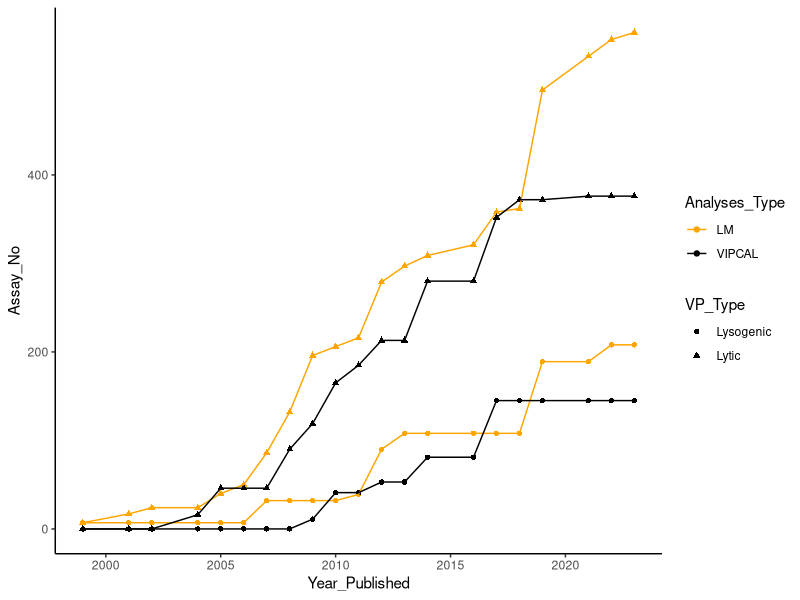
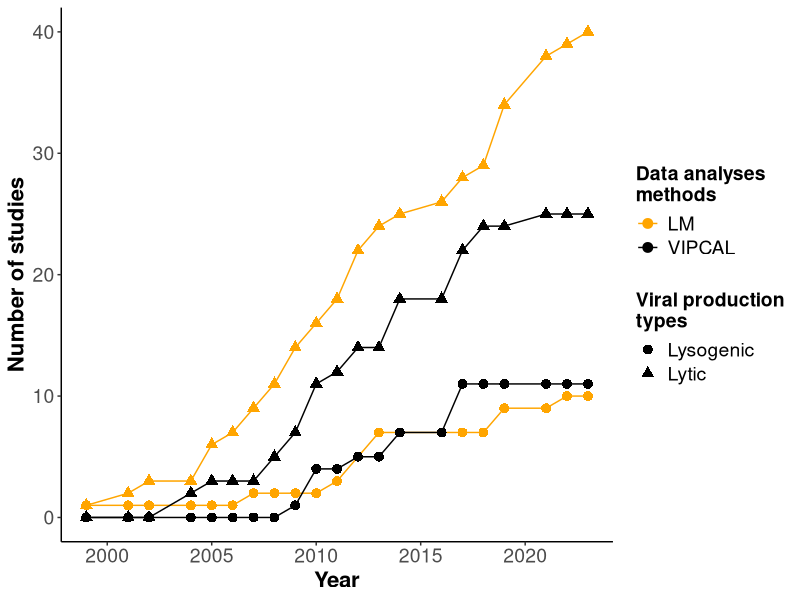
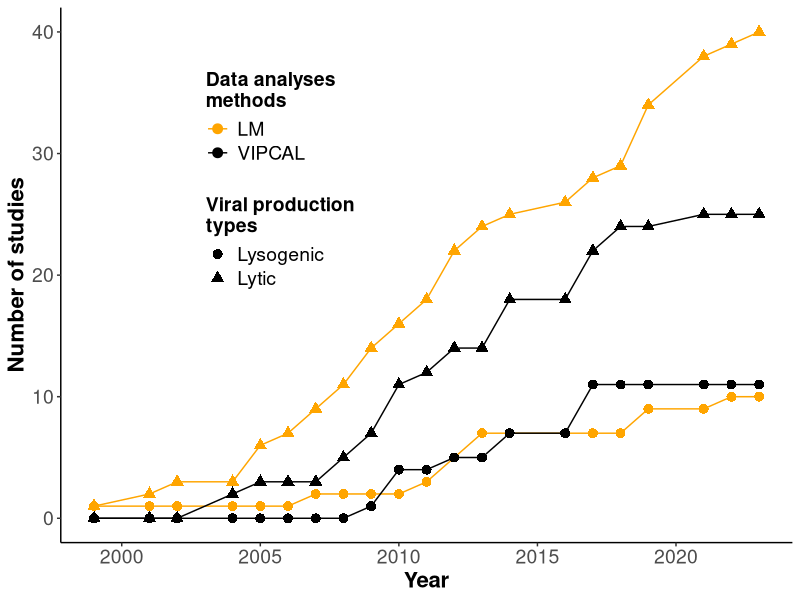

Write R code to recreate these figures, in order. (Note: this script raises an error after producing the figures.)
library(tidyverse)
library(readxl)
library(ggsci)
library(ggpubr)
library(cowplot)
library(UpSetR)

ls_df <- read_excel("data/VP_Assay_Literature_Survey.xlsx", sheet = "Sheet2")
ls_df<- ls_df %>% 
  select(Year_Published,
         Lytic, Lysogenic,
         LM, VIPCAL) %>%
  arrange(Year_Published)

#### 1.0 Assays published ####

lm_df_assays<- ls_df %>% 
  dplyr::filter(LM == 1) %>%
  group_by(Year_Published) %>%
  summarise(Lytic_LM = sum(Lytic), Lysogenic_LM = sum(Lysogenic))

vpcl_df_assays<- ls_df %>% 
  dplyr::filter(VIPCAL == 1) %>%
  group_by(Year_Published) %>%
  summarise(Lytic_VIPCAL = sum(Lytic), Lysogenic_VIPCAL = sum(Lysogenic))

cumu_df_assays <- full_join(lm_df_assays ,vpcl_df_assays)%>%
  arrange(Year_Published)%>%
  mutate(across(everything(), ~replace_na(.x,0)))%>%
  mutate(across(!Year_Published, cumsum))%>%
  pivot_longer(cols = 2:5,
               names_to = 'Type',
               values_to = 'Assay_No')%>%
  mutate(
    VP_Type = str_extract(Type, "Lytic|Lysogenic"),
    Analyses_Type = str_extract(Type, "LM|VIPCAL")
  )

ggplot(data = cumu_df_assays,
       aes(x = Year_Published,
           y = Assay_No,
           shape = VP_Type,
           col = Analyses_Type))+
  scale_color_manual(values = c('orange', 'black'))+
  geom_point()+
  geom_line()+
  theme_classic()


#### 2.0 Studies published ####

lm_df_lytic_studies<- ls_df %>% 
  dplyr::filter(LM == 1, Lytic != 0) %>%
  group_by(Year_Published) %>%
  summarise(Lytic_LM = n())
lm_df_lysogenic_studies<- ls_df %>% 
  dplyr::filter(LM == 1, Lysogenic != 0) %>%
  group_by(Year_Published) %>%
  summarise(Lysogenic_LM = n())

vpcl_df_lytic_assays<- ls_df %>% 
  dplyr::filter(VIPCAL == 1, Lytic != 0) %>%
  group_by(Year_Published) %>%
  summarise(Lytic_VIPCAL = n())
vpcl_df_lysogenic_assays<- ls_df %>% 
  dplyr::filter(VIPCAL == 1, Lysogenic != 0) %>%
  group_by(Year_Published) %>%
  summarise(Lysogenic_VIPCAL = n())


cumu_df_studies <- full_join(lm_df_lytic_studies ,lm_df_lysogenic_studies)%>%
  full_join(vpcl_df_lytic_assays) %>%
  full_join(vpcl_df_lysogenic_assays) %>%
  arrange(Year_Published)%>%
  mutate(across(everything(), ~replace_na(.x,0)))%>%
  mutate(across(!Year_Published, cumsum))%>%
  pivot_longer(cols = 2:5,
               names_to = 'Type',
               values_to = 'Study_No')%>%
  mutate(
    VP_Type = str_extract(Type, "Lytic|Lysogenic"),
    Analyses_Type = str_extract(Type, "LM|VIPCAL")
  )

studies_plot_base <- ggplot(data = cumu_df_studies,
       aes(x = Year_Published,
           y = Study_No,
           shape = VP_Type,
           col = Analyses_Type))+
  scale_color_manual(values = c('orange', 'black'))+
  geom_line()+
  geom_point(size = 3)+
  theme_classic() +
  labs(x = "Year",
       y = "Number of studies",
       color = "Data analyses\nmethods",
       shape = "Viral production\ntypes")+
  theme(axis.title = element_text(size = 16,
                                  face = 'bold'),
        axis.text = element_text(size = 14),
        legend.text = element_text(size = 14),
        legend.title = element_text(size = 14,
                                    face = 'bold'))+ 
  guides(
    color = guide_legend(order = 1),
    shape = guide_legend(order = 2)
  )
  

studies_plot_base

get_legend(studies_plot_base)

studies_plot<- ggdraw(studies_plot_base +
         theme(legend.position = "none"))+
  draw_plot(get_legend(studies_plot_base), x = 0.2, y = 0.5, width = 0.3, height = 0.4)

ggsave(filename = "ls_studies_plot.svg",
       plot = studies_plot,
       device = "svg",
       width = 5,
       height = 5)



#Studies Venn diagram 

upset_df<- ls_df%>%
mutate_at(vars(Lytic, Lysogenic, LM, VIPCAL), ~ifelse(. > 1, 1, .)) %>%
  select(-c(Year_Published))


#Venn
upset(
  upset_df, 
  sets = c("LM", "VIPCAL", "Lytic", "Lysogenic"), 
  sets.bar.color = "#56B4E9",
  matrix.color = "#D55E00",
  keep.order = TRUE,
  order.by = "freq"
)

#Authors vs data analyses type

#Importing data
